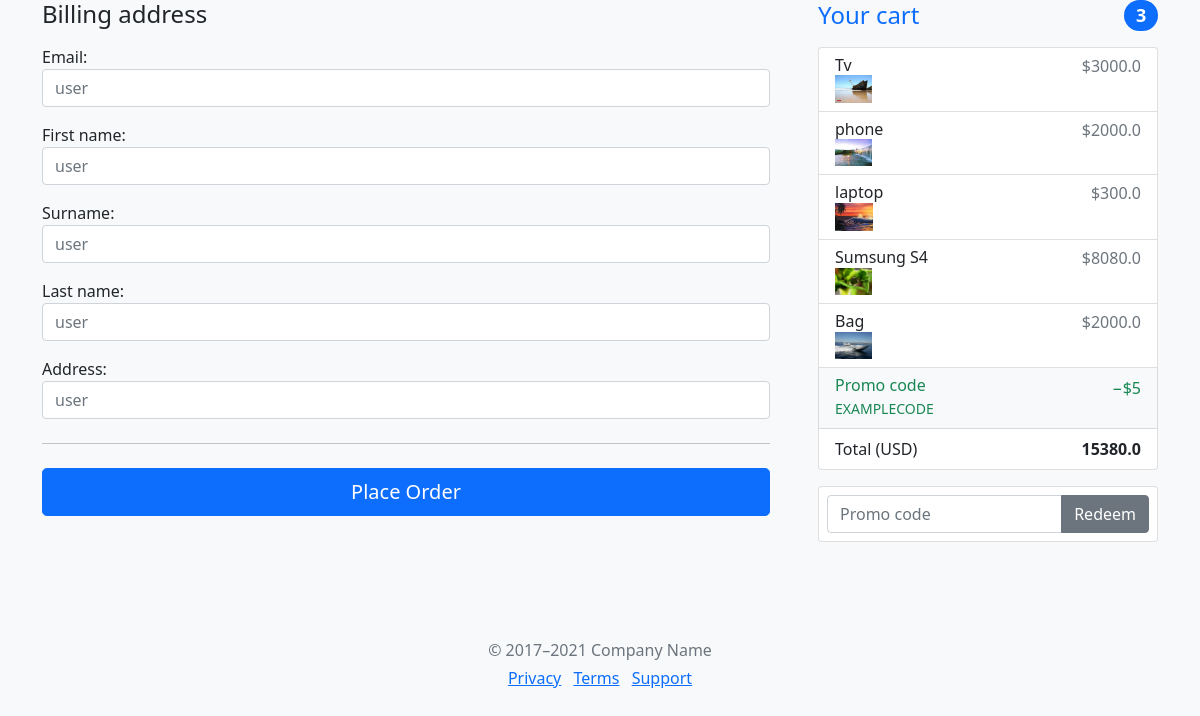
Screenshot of /ShowCheckOut/ (signed in) with the database file from the repository.
### cart/models.py (models this page shows, shortened)
class Cart(models.Model):
    product = models.ForeignKey(Product, on_delete=models.CASCADE)
    quantity = models.IntegerField(default=0)
    user = models.ForeignKey(User, on_delete=models.CASCADE)
    date_created = models.DateTimeField(auto_now_add=True)
    def Total_cost(self):
        return self.quantity * self.product.price

### product/models.py (models this page shows, shortened)
class Product(models.Model):
    name = models.CharField(max_length=100)
    image = models.ImageField(null=True, upload_to="ProductImages/")
    quantity = models.IntegerField()
    code = models.CharField(max_length=10)
    price = models.FloatField()
    description = models.TextField(max_length=250)

### checkouts/views.py (the view, shortened to what this page needs)
# urls.py: path("ShowCheckOut/", ShowCheckOut, name="ShowCheckOut"),
def ShowCheckOut(request):
    if request.user.is_authenticated:
        cart = Cart.objects.filter(user=request.user)
        form = CheckoutForm
        total = sum(item.Total_cost() for item in cart)
        print(str(random.randint(200,757)))
        context = {"cart": cart, "total": total, "form":form}
    return render(request, "checkouts/checkout.html", context)

### checkouts/templates/checkouts/checkout.html (shortened to what this page needs)
<!doctype html>
{% load static %}
<html lang="en">
  <head>
 <link rel="stylesheet" type="text/css" href="{%  static 'product/css/bootstrap.min.css' %}">
<link href="{%  static 'product/css/bootstrap.min.css' %}" rel="stylesheet">
<link href="{%  static 'product/css/bootstrap.min.css' %}" rel="stylesheet">
    <link href="{%  static 'product/css/bootstrap.min.css' %}" rel="stylesheet">
  </head>
  <body class="bg-light">
<div class="container">
  <main>
    <div class="row g-5">
      <div class="col-md-5 col-lg-4 order-md-last">
        <h4 class="d-flex justify-content-between align-items-center mb-3">
          <span class="text-primary">Your cart</span>
          <span class="badge bg-primary rounded-pill">3</span>
        </h4>
        <ul class="list-group mb-3">
          {% for cart in cart %}
          <li class="list-group-item d-flex justify-content-between lh-sm">
            <div>
              <h6 class="my-0">{{cart.product.name}}</h6>
              <img src="{{cart.product.image.url}}" width="15%">
            </div>
            <span class="text-muted">${{cart.product.price}}</span>
          </li>
          {% endfor %}
          <li class="list-group-item d-flex justify-content-between bg-light">
            <div class="text-success">
              <h6 class="my-0">Promo code</h6>
              <small>EXAMPLECODE</small>
            </div>
            <span class="text-success">−$5</span>
          </li>
          <li class="list-group-item d-flex justify-content-between">
            <span>Total (USD)</span>
        <strong>{{total}}</strong>
          </li>
        </ul>
        <form class="card p-2" action="">
          <div class="input-group">
            <input type="text" class="form-control" placeholder="Promo code" value="">
            <button type="submit" class="btn btn-secondary">Redeem</button>
          </div>
        </form>
      </div>
      <div class="col-md-7 col-lg-8">
        <h4 class="mb-3">Billing address</h4>
        <form   method="post">
            {{form.as_p}}
          <hr class="my-4">
           <button class="w-100 btn btn-primary btn-lg" type="submit">Place Order</button>
        </form>
      </div>
    </div>
  </main>
  <footer class="my-5 pt-5 text-muted text-center text-small">
    <p class="mb-1">&copy; 2017–2021 Company Name</p>
    <ul class="list-inline">
      <li class="list-inline-item"><a href="#">Privacy</a></li>
      <li class="list-inline-item"><a href="#">Terms</a></li>
      <li class="list-inline-item"><a href="#">Support</a></li>
    </ul>
  </footer>
</div>
  </body>
</html>

### rows the page displays
Cart: product.name "Tv", product.image (picture), product.price "3000.0"
Cart: product.name "phone", product.image (picture), product.price "2000.0"
Cart: product.name "laptop", product.image (picture), product.price "300.0"
Cart: product.name "Sumsung S4", product.image (picture), product.price "8080.0"
Cart: product.name "Bag", product.image (picture), product.price "2000.0"

### other values shown
{{ total }} "15380.0"
